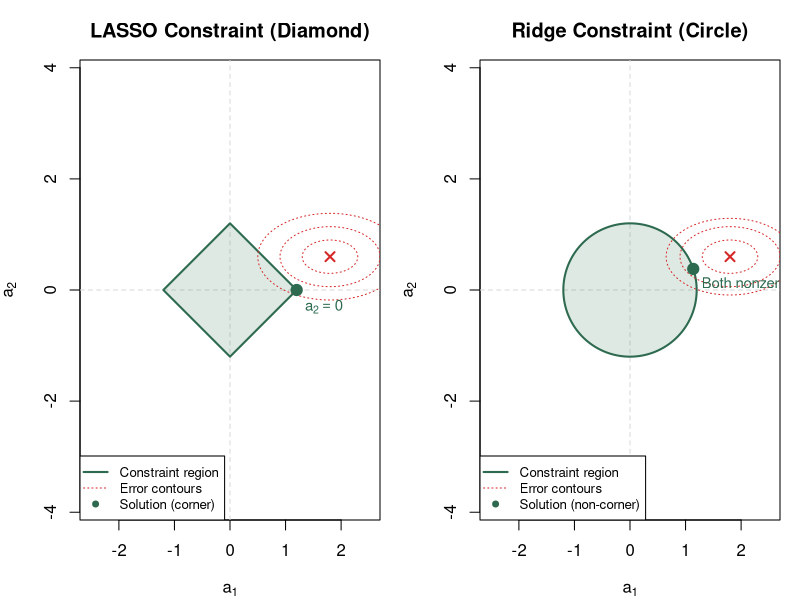

Source code (R):
## ---- chunk 1
#| label: fig-lasso-vs-ridge
#| fig-cap: "LASSO constraint (diamond) vs. Ridge constraint (circle). The error ellipses tend to touch the diamond at corners (where coefficients = 0) but touch the circle at non-corner points (all coefficients nonzero)."
#| fig-width: 8
#| fig-height: 4
#| echo: false

par(mfrow = c(1, 2), mar = c(4, 4, 3, 1))

# --- LASSO (diamond) ---
plot(NULL, xlim = c(-2.5, 2.5), ylim = c(-2.5, 2.5), asp = 1,
     xlab = expression(a[1]), ylab = expression(a[2]),
     main = "LASSO Constraint (Diamond)")
abline(h = 0, v = 0, col = "gray85", lty = 2)

# Diamond constraint region
T_val <- 1.2
polygon(c(T_val, 0, -T_val, 0), c(0, T_val, 0, -T_val),
        col = rgb(0.18, 0.42, 0.31, 0.15), border = "#2d6a4f", lwd = 2)

# Error ellipses (centered away from origin)
theta <- seq(0, 2 * pi, length.out = 200)
cx <- 1.8; cy <- 0.6
for (r in c(0.5, 0.9, 1.3)) {
  ex <- cx + r * cos(theta)
  ey <- cy + r * 0.6 * sin(theta)
  lines(ex, ey, col = "#d62828", lty = 3)
}
points(cx, cy, pch = 4, col = "#d62828", cex = 1.2, lwd = 2)

# Mark the corner where ellipse touches diamond
points(T_val, 0, pch = 19, col = "#2d6a4f", cex = 1.5)
text(T_val + 0.15, -0.3, expression(a[2] == 0), col = "#2d6a4f", cex = 0.9, adj = 0)

legend("bottomleft", legend = c("Constraint region", "Error contours", "Solution (corner)"),
       col = c("#2d6a4f", "#d62828", "#2d6a4f"), lty = c(1, 3, NA),
       pch = c(NA, NA, 19), lwd = c(2, 1, NA), cex = 0.8, bg = "white")

# --- Ridge (circle) ---
plot(NULL, xlim = c(-2.5, 2.5), ylim = c(-2.5, 2.5), asp = 1,
     xlab = expression(a[1]), ylab = expression(a[2]),
     main = "Ridge Constraint (Circle)")
abline(h = 0, v = 0, col = "gray85", lty = 2)

# Circle constraint region
R_val <- 1.2
cx_circ <- R_val * cos(theta)
cy_circ <- R_val * sin(theta)
polygon(cx_circ, cy_circ,
        col = rgb(0.18, 0.42, 0.31, 0.15), border = "#2d6a4f", lwd = 2)

# Error ellipses
for (r in c(0.5, 0.9, 1.15)) {
  ex <- cx + r * cos(theta)
  ey <- cy + r * 0.6 * sin(theta)
  lines(ex, ey, col = "#d62828", lty = 3)
}
points(cx, cy, pch = 4, col = "#d62828", cex = 1.2, lwd = 2)

# Mark the tangent point (NOT on an axis)
angle_touch <- atan2(cy, cx)
px <- R_val * cos(angle_touch)
py <- R_val * sin(angle_touch)
points(px, py, pch = 19, col = "#2d6a4f", cex = 1.5)
text(px + 0.15, py - 0.25, "Both nonzero", col = "#2d6a4f", cex = 0.9, adj = 0)

legend("bottomleft", legend = c("Constraint region", "Error contours", "Solution (non-corner)"),
       col = c("#2d6a4f", "#d62828", "#2d6a4f"), lty = c(1, 3, NA),
       pch = c(NA, NA, 19), lwd = c(2, 1, NA), cex = 0.8, bg = "white")
